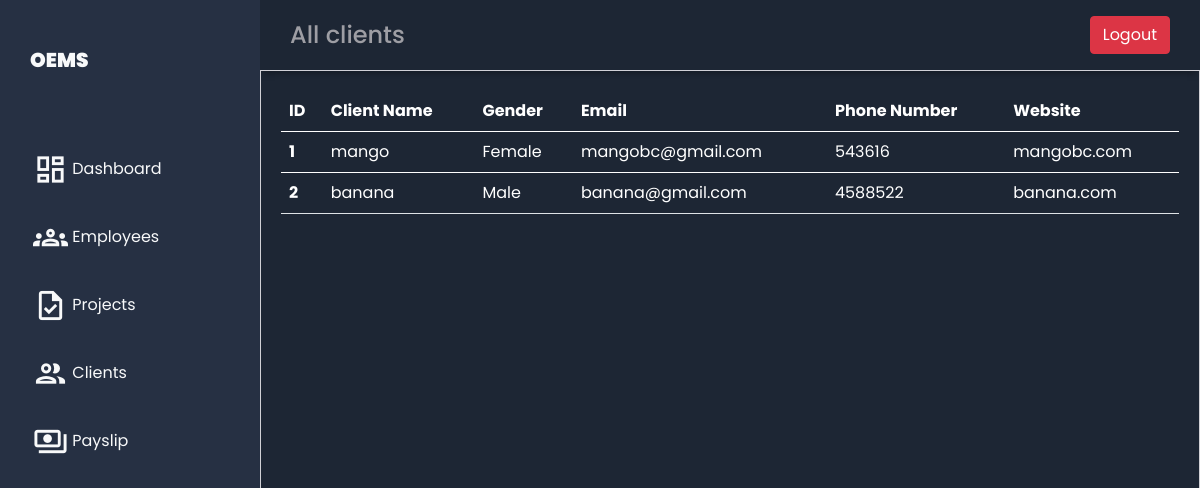
The app's page /all_client/ with its own data.
### emp_app/models.py (models this page shows, shortened)
class Client(models.Model):
    client_name = models.CharField(max_length=255, null= False)
    client_email = models.EmailField(max_length=255, blank = True)
    client_phone = models.IntegerField(default=0)
    gender= models.CharField(max_length=255, null= False)
    website = models.CharField(max_length=255)

### emp_app/views.py (the view)
# urls.py: path('all_client/',all_client, name='all_client'),
def all_client(request):
    clients = Client.objects.all()
    context = {
        'clients': clients
    }
    return render(request, 'clients/all_client.html', context)

### templates/clients/all_client.html (shortened to what this page needs)
{% extends "employees/base.html" %}
{% load static %}
{% block header %}All clients{% endblock %}
{% block content %}
<link rel="stylesheet" href="{% static '/css/view_all_emp.css' %}">
<main class="main-container">
    <table class="table text-white">
      <thead>
        <tr>
          <th scope="col">ID</th>
          <th scope="col">Client Name</th>
          <th scope="col">Gender</th>
          <th scope="col">Email</th>
          <th scope="col">Phone Number</th>
          <th scope="col">Website</th>
        </tr>
      </thead>
        {% for client in clients %}
      <tbody>
        <tr>
          <th scope="row">{{forloop.counter}}</th>
          <td>{{client.client_name}}</td>
          <td>{{client.gender}}</td>
          <td>{{client.client_email}}</td>
          <td>{{client.client_phone}}</td>
          <td>{{client.website}}</td>
        </tr>
        {% endfor %}
      </tbody>
    </table>
</main>
{% endblock %}

### static/css/base.css (style rules this page uses)
body { margin: 0; padding: 0; background-color: #1d2634; color: #9e9ea4; font-family: 'Poppins', sans-serif; }

### static/css/view_all_emp.css (style rules this page uses)
.main-container { grid-area: main; overflow-y: auto; padding: 20px 20px; color: rgba(255, 255, 255, 0.95); border: 1px solid #d1d1d6; }

### records on screen
Client: client_name "mango", gender "Female", client_email "mangobc@gmail.com", client_phone "543616", website "mangobc.com"
Client: client_name "banana", gender "Male", client_email "banana@gmail.com", client_phone "4588522", website "banana.com"
